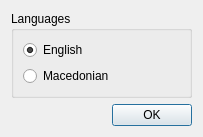
<ui version="4.0" >
 <class>LangChangeDialogForm</class>
 <widget class="QDialog" name="LangChangeDialogForm" >
  <property name="geometry" >
   <rect>
    <x>0</x>
    <y>0</y>
    <width>203</width>
    <height>125</height>
   </rect>
  </property>
  <property name="windowTitle" >
   <string>Change Language</string>
  </property>
  <layout class="QGridLayout" name="gridLayout_2" >
   <item row="0" column="0" colspan="2" >
    <widget class="QGroupBox" name="groupBox" >
     <property name="title" >
      <string>Languages</string>
     </property>
     <layout class="QGridLayout" name="gridLayout" >
      <item row="0" column="0" >
       <widget class="QRadioButton" name="enButton" >
        <property name="text" >
         <string>English</string>
        </property>
        <property name="checked" >
         <bool>true</bool>
        </property>
       </widget>
      </item>
      <item row="1" column="0" >
       <widget class="QRadioButton" name="mkButton" >
        <property name="text" >
         <string>Macedonian</string>
        </property>
       </widget>
      </item>
     </layout>
    </widget>
   </item>
   <item row="1" column="0" >
    <spacer name="horizontalSpacer" >
     <property name="orientation" >
      <enum>Qt::Horizontal</enum>
     </property>
     <property name="sizeHint" stdset="0" >
      <size>
       <width>99</width>
       <height>20</height>
      </size>
     </property>
    </spacer>
   </item>
   <item row="1" column="1" >
    <widget class="QPushButton" name="okButton" >
     <property name="text" >
      <string>OK</string>
     </property>
    </widget>
   </item>
  </layout>
 </widget>
 <resources/>
 <connections>
  <connection>
   <sender>enButton</sender>
   <signal>toggled(bool)</signal>
   <receiver>LangChangeDialogForm</receiver>
   <slot>languageChanged()</slot>
   <hints>
    <hint type="sourcelabel" >
     <x>45</x>
     <y>41</y>
    </hint>
    <hint type="destinationlabel" >
     <x>5</x>
     <y>48</y>
    </hint>
   </hints>
  </connection>
  <connection>
   <sender>mkButton</sender>
   <signal>toggled(bool)</signal>
   <receiver>LangChangeDialogForm</receiver>
   <slot>languageChanged()</slot>
   <hints>
    <hint type="sourcelabel" >
     <x>32</x>
     <y>64</y>
    </hint>
    <hint type="destinationlabel" >
     <x>199</x>
     <y>68</y>
    </hint>
   </hints>
  </connection>
  <connection>
   <sender>okButton</sender>
   <signal>clicked()</signal>
   <receiver>LangChangeDialogForm</receiver>
   <slot>accept()</slot>
   <hints>
    <hint type="sourcelabel" >
     <x>155</x>
     <y>109</y>
    </hint>
    <hint type="destinationlabel" >
     <x>75</x>
     <y>98</y>
    </hint>
   </hints>
  </connection>
 </connections>
 <slots>
  <slot>languageChanged()</slot>
 </slots>
</ui>
